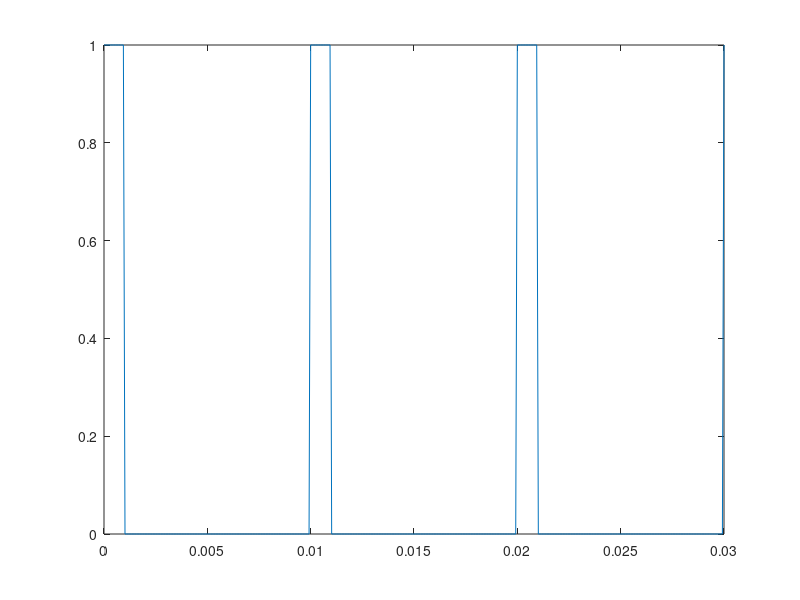
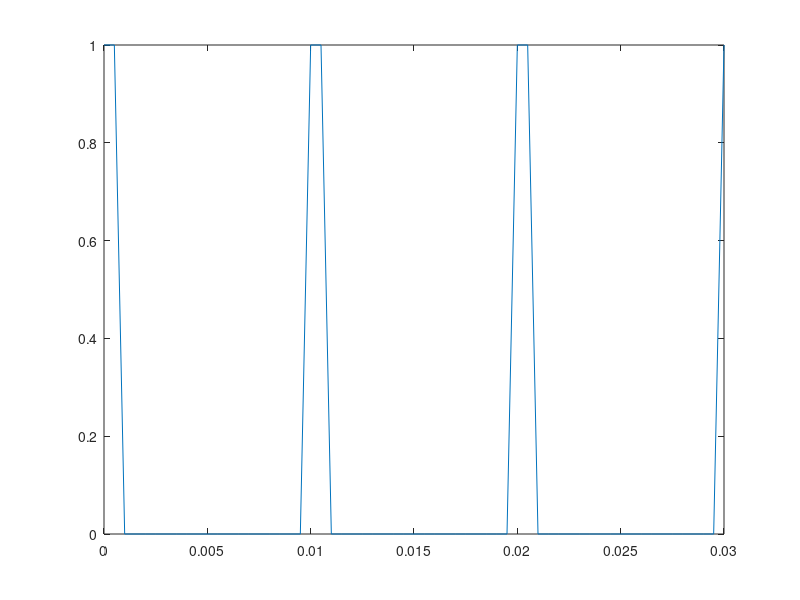

MATLAB code to generate these figures, in order:
%{

产生方波信号，周期为100Hz，信号幅度在0~1之间，采样频率为1000Hz，脉冲宽度占比分别为1:10,1:5,1:2

%}

clc;clear;close all;

Fs=2000; % 采样频率

N=128; % 采样点数

f=100; % 方波信号频率
w=2*pi*f; % 方波信号角频率
n=3; % 方波信号周期数

T=1/f;  % 方波信号周期
dt=T/N; % 采样间隔 ，此时采样频率为fs=1/dt=N*fs

t=0:dt:T*3; % 时间序列
t1=0:1/Fs:T*3; % 时间序列

x0=0.5*square(w*t,10)+0.5;
x0_t=0.5*square(w*t1,10)+0.5;

plot(t, x0);
figure;
plot(t1, x0_t);

%{
第二张图很明显不像原信号，这是因为采样频率不够高，导致采样点数不够多，无法准确采样到方波信号的各个特征点，从而导致采样信号与原信号不一致
要还原原信号，需要提高采样频率，增加采样点数，最简单的方法就是直接用采样点数N生成信号 
%}